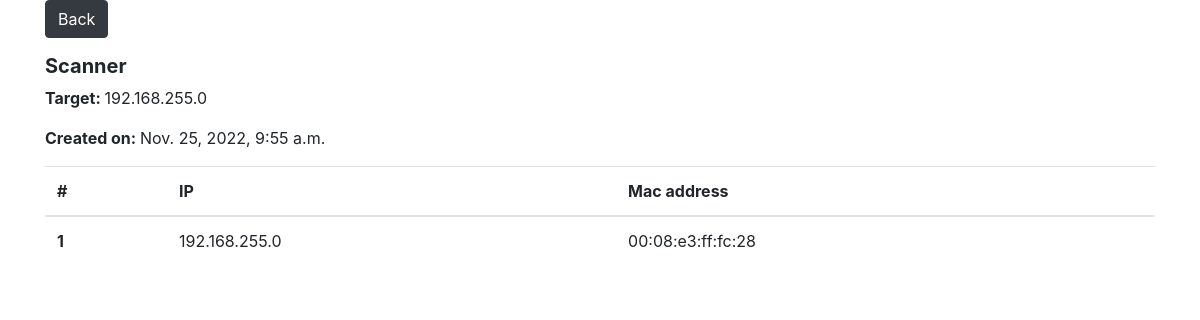
The page /scanner-history/3/host on the database its author committed.
### nmap_application/models.py (models this page shows)
class ScannerHistory(models.Model):
    target = models.GenericIPAddressField()
    hosts = models.ManyToManyField(
        Host,
        related_name='host_history'
    )
    QUICK = 'QS'
    FULL = 'FS'
    TYPE_CHOICES = [
        (QUICK, 'Quick scan'),
        (FULL, 'Full scan'),
    ]
    type = models.CharField(
        max_length=2,
        choices=TYPE_CHOICES,
        default=QUICK,
    )
    created_on = models.DateTimeField(
        auto_now_add=True,
        help_text="Date and time when the register was created"
    )
    updated_on = models.DateTimeField(
        auto_now=True,
        help_text="Date and time when the register was updated"
    )
    class Meta:
        ordering = ['-id']

class Host(models.Model):
    IP = models.GenericIPAddressField()
    mac_address = models.CharField(
        max_length=20,
        null=True
    )
    created_on = models.DateTimeField(
        auto_now_add=True,
        help_text="Date and time when the register was created"
    )
    updated_on = models.DateTimeField(
        auto_now=True,
        help_text="Date and time when the register was updated"
    )
    class Meta:
        ordering = ['-created_on']

### nmap_application/views.py (the view)
# urls.py: path('scanner-history/<int:scanner_history_id>/host', views.HostListView.as_view(), name='host_list'),
class HostListView(ListView):
    model = Host
    template_name = "nmap_application/scanner_history_host_list.html"
    def get(self, request, scanner_history_id):
        scanner_history = ScannerHistory.objects.get(pk=scanner_history_id)
        hosts = Host.objects.filter(host_history=scanner_history_id)
        context = {
            'hosts' : hosts,
            'scanner_history': scanner_history
        }
        return render(request, self.template_name, context)

### nmap_application/templates/nmap_application/scanner_history_host_list.html (shortened to what this page needs)
{% extends "base_bootstrap.html" %}
{% block content %}
<p>
  <a href="{% url 'network_scanner:scanner_type' scanner_history.type %}" class="btn btn-dark">Back</a>
</p>
<h5>
  <strong>Scanner</strong>
</h5>
<p>
  <strong>Target: </strong> {{ scanner_history.target }}
</p>
<p>
  <strong>Created on: </strong> {{ scanner_history.created_on }}
</p>
<table class="table">
  <thead>
    <tr>
      <th scope="col">#</th>
      <th scope="col">IP</th>
      <th scope="col">Mac address</th>
    </tr>
  </thead>
  <tbody>
  {% for host in hosts %}
    <tr>
      <th scope="row">{{ host.id }}</th>
      <td>{{ host.IP }}</td>
      <td>{{ host.mac_address }}</td>
    </tr>
  {% endfor %}
  </tbody>
</table>
{% endblock %}

### rows shown on the page
ScannerHistory: target "192.168.255.0", created_on "Nov. 25, 2022, 9:55 a.m."
Host: id "1", IP "192.168.255.0", mac_address "00:08:e3:ff:fc:28"
